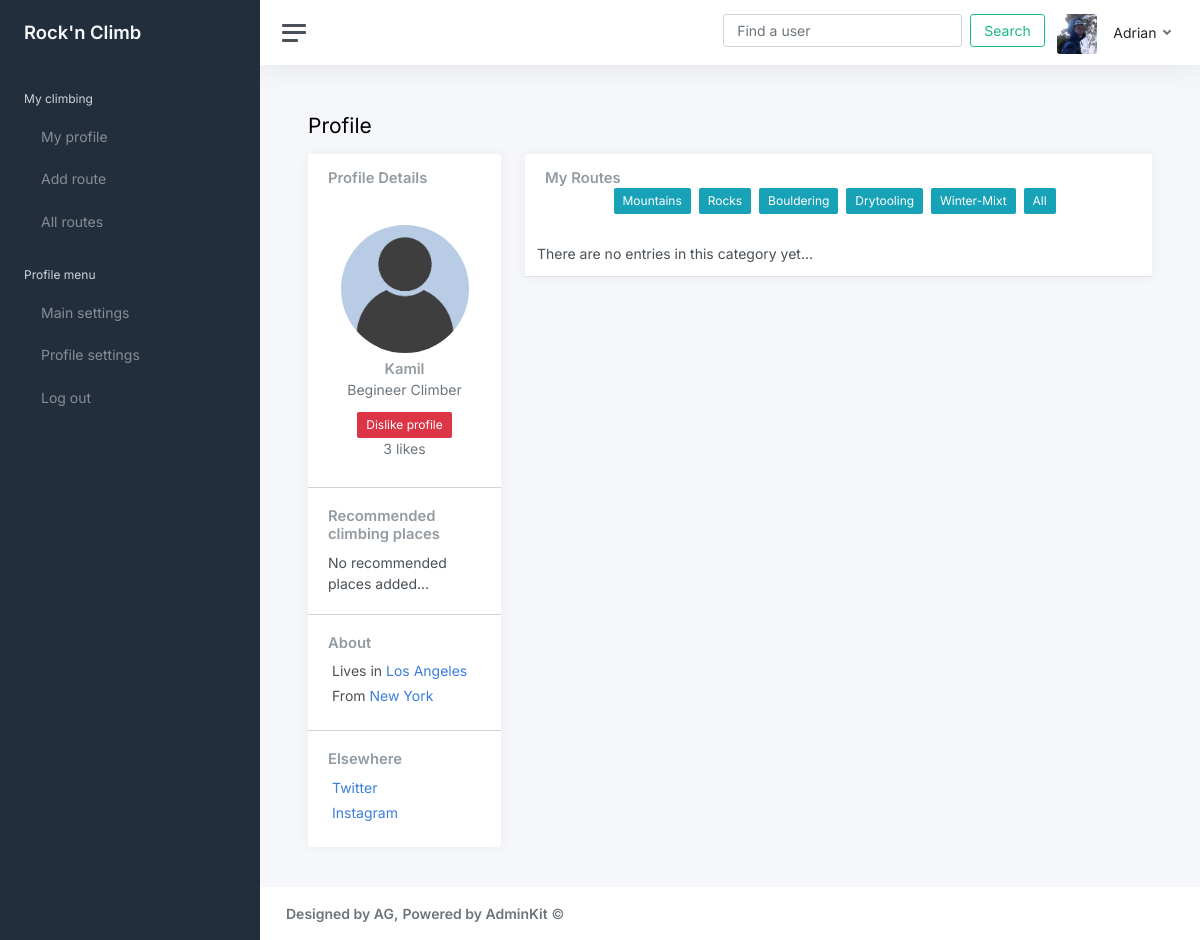
The app's page /searched_profile/all/15/ (signed in) with its own data.
### members/models.py (models this page shows, shortened)
class UserProfile(models.Model):
    user = models.OneToOneField(User, null=True,blank=True, related_name='userprofile', on_delete=models.CASCADE)
    photo = models.ImageField(null=True,blank=True,upload_to='profile_photos')
    twitter_url = models.CharField(max_length=200, null=True, blank=True)
    facebook_url = models.CharField(max_length=200, null=True, blank=True)
    instagram_url = models.CharField(max_length=200, null=True, blank=True)
    where_from = models.CharField(max_length=200, null=True, blank=True)
    where_lives = models.CharField(max_length=200, null=True, blank=True)
    best_places = TaggableManager(blank=True)
    likes = models.ManyToManyField(User,related_name='user_likes',blank=True,null=True)
    def total_likes(self):
        return self.likes.count

### routes/models.py (models this page shows)
class Category(models.Model):
    category = models.CharField(max_length=100)
    def __str__(self):
        return self.category

### routes/views.py (the view, shortened to what this page needs)
# urls.py: path('searched_profile/<str:category>/<int:id>/',searched_profile,name='searched_profile'),
@login_required
def searched_profile(request,category,id):
    user=User.objects.get(pk=id)
    all_routes = ClimbingRoutes.objects.filter(user=user).order_by('-added')
    user_info = get_object_or_404(User, pk=id)
    total_routes=all_routes.count()
    user_level=user_level_counting(total_routes)
    total_likes=user_info.userprofile.total_likes()
    people_liking_profile = user_info.userprofile.likes.all()
    if user_info.userprofile.likes.filter(id=request.user.id).exists():
        can_like='False'
    else:
        can_like='True'
    categories = Category.objects.all()
    if category == 'all':
        return render(request, 'searched_profile.html',{'all_routes': all_routes, 'categories': categories,
                                                        'actual_category': category,'user_info': user_info,
                                                        'total_likes':total_likes,'can_like':can_like,
                                                        'people_liking_profile':people_liking_profile,
                                                        'user_level':user_level})

### routes/views.py (called while the page is built)
def user_level_counting(total_routes):
    if total_routes <= 30:
        user_level = 'Begineer'
    elif total_routes > 30 and total_routes<=60:
        user_level = 'Semi'
    elif total_routes > 60 and total_routes<=100:
        user_level = 'Advanced'
    elif total_routes > 100:
        user_level = 'Pro'
    return user_level

### Templates/searched_profile.html (shortened to what this page needs)
{% extends 'main.html' %}
{% load static %}
{% block body %}
			<main class="content">
				<div class="container-fluid p-0">
					<div class="mb-3">
						<h1 class="h3 d-inline align-middle">Profile</h1>
					</div>
					<div class="row">
						<div class="col-md-4 col-xl-3">
							<div class="card mb-3">
								<div class="card-header">
									<h5 class="card-title mb-0">Profile Details</h5>
								</div>
								<div class="card-body text-center">
									{% if user_info.userprofile.photo %}
										<img src="{{user_info.userprofile.photo.url}}" class="img-fluid rounded-circle mb-2" width="128" height="128" />
									{% else %}
										<img src="{% static 'images/anonymous-user.png' %}" class="img-fluid rounded-circle mb-2" width="128" height="128" />
									{% endif %}
									<h5 class="card-title mb-0">{{user_info.username|title}}</h5>
									<div class="text-muted mb-2">{{user_level}} Climber<br>
									</div>
									{% if user.id != user_info.id %}
										<div>
											<form method="post" action="{% url 'like_profile' user_info.id %}">
												{% if can_like == 'True' %}
													<button type="submit" class="btn btn-sm btn-success mt-1"><i class="feather-sm" data-feather="heart"></i> Like profile</button>
												{% else %}
													<button type="submit" class="btn btn-sm btn-danger mt-1"> Dislike profile</button>
												{% endif %}
											</form>
                                            <div class="text-muted mb-2">
                                                {% if total_likes == 1 %}
                                                    <a data-bs-toggle="modal" data-bs-target="#collapseLikes" class="text-muted mb-2" style="text-decoration:none">{{total_likes}} like</a>
                                                {% else %}
                                                     <a data-bs-toggle="modal" data-bs-target="#collapseLikes" class="text-muted mb-2" style="text-decoration:none">{{total_likes}} likes</a>
                                                {% endif %}
                                            </div>
										</div>
									{% endif %}
								</div>
								<hr class="my-0" />
								<div class="card-body">
									<h5 class="h6 card-title">Recommended climbing places</h5>
									{% if user_info.userprofile.best_places.all %}
										{% for place in user_info.userprofile.best_places.all %}
											<span class="badge bg-primary me-1 my-1">{{place|title}}</span>
										{% endfor %}
									{% else %}
										No recommended places added...
									{% endif %}
								</div>
								<hr class="my-0" />
								<div class="card-body">
									<h5 class="h6 card-title">About</h5>
									<ul class="list-unstyled mb-0">
										{% if user_info.userprofile.where_lives or user_info.userprofile.where_from %}
											{% if user_info.userprofile.where_lives %}
												<li class="mb-1">
													Lives in <a href="https://www.google.com/maps/place/{{user_info.userprofile.where_lives}}">{{user_info.userprofile.where_lives}}</a>
												</li>
											{% endif %}
											{% if user_info.userprofile.where_from %}
												<li class="mb-1">
													From <a href="https://www.google.com/maps/place/{{user_info.userprofile.where_from}}">{{user_info.userprofile.where_from}}</a>
												</li>
											{% endif %}
										{% else %}
											No info to display...
										{% endif %}
									</ul>
								</div>
								<hr class="my-0" />
								<div class="card-body">
									<h5 class="h6 card-title">Elsewhere</h5>
									<ul class="list-unstyled mb-0">
										{% if user_info.userprofile.twitter_url or user_info.userprofile.facebook_url or user_info.userprofile.instagram_url %}
											{% if user_info.userprofile.twitter_url %}
												<li class="mb-1">
													<a href="{{user_info.userprofile.twitter_url}}" style="text-decoration:none"> Twitter </a>
												</li>
											{% endif %}
											{% if user_info.userprofile.instagram_url %}
											<li class="mb-1">
												<a href="{{user_info.userprofile.instagram_url}}" style="text-decoration:none"> Instagram  </a>
											</li>
											{% endif %}
										{% else %}
											No info to display...
										{% endif %}
									</ul>
								</div>
							</div>
						</div>
						<div class="col-md-8 col-xl-9">
							<div class="card flex-fill">
								<div class="card-header">
									<h5 class="card-title mb-0">My Routes</h5>
                                    <ul class="nav justify-content-center">
                                        {% for category in categories %}
											<li class="nav-item">
												<a href="{% url 'searched_profile' category user_info.id %}"><button type="button" class="btn btn-info btn-sm">{{category}}</button></a>&nbsp&nbsp
											</li>
                                        {% endfor %}
                                        <a href="{% url 'searched_profile' 'all' user_info.id %}"><button type="button" class="btn btn-info btn-sm">All</button></a>&nbsp&nbsp
                                    </ul>
								</div>
								<table class="table table-hover my-0">
									<tbody>
										{% if all_routes %}
											{% for route in all_routes %}
												<tr>
													<td>
														<a href="{% url 'route_detail' route.id %}" style="color:inherit;text-decoration:none">{{route.route_name}}</a>
                                                    </td>
													<td class="d-none d-xl-table-cell">{{route.official_grade}}</td>
													<td class="d-none d-xl-table-cell">{{route.category}}</td>
													<td><span class="badge bg-success">{{route.user}}</span></td>
													<td class="d-none d-md-table-cell">{{route.added}}</td>
												</tr>
											{% endfor %}
										{% else %}
											<tr>
												<td>There are no entries in this category yet...</td>
											</tr>
										{% endif %}
									</tbody>
								</table>
							</div>
						</div>
					</div>
				</div>
			</main>
{% endblock %}

### Templates/main.html (shortened to what this page needs)
<!DOCTYPE html>
<html lang="en">
<head>
  {% load static %}
	<link rel="stylesheet" href="{% static 'style.css' %}" >
	<link rel="stylesheet" href="{% static 'modal.css' %}" >
</head>
<body>
	<div class="wrapper">
		<nav id="sidebar" class="sidebar js-sidebar">
			<div class="sidebar-content js-simplebar">
				<a class="sidebar-brand" href="{% url 'main_dashboard' %}"><span class="align-middle">Rock'n Climb</span></a>
				<ul class="sidebar-nav">
					{% if user.is_authenticated %}
                  	<li class="sidebar-header">
						My climbing
					</li>
					{% if 'my_profile' in request.path %}
						<li class="sidebar-item active">
							<a class="sidebar-link" href="{% url 'my_profile' 'all' %}"><i class="align-middle" data-feather="user"></i> <span class="align-middle">My profile</span></a>
						</li>
					{% else %}
						<li class="sidebar-item">
							<a class="sidebar-link" href="{% url 'my_profile' 'all' %}"> <span class="align-middle">My profile</span></a>
						</li>
					{% endif %}
					{% if 'add_route' in request.path %}
						<li class="sidebar-item active">
							<a class="sidebar-link" href="{% url 'add_route' %}"><i class="align-middle" data-feather="check-square"></i> <span class="align-middle">Add route</span></a>
						</li>
					{% else %}
						<li class="sidebar-item">
							<a class="sidebar-link" href="{% url 'add_route' %}"> <span class="align-middle">Add route</span></a>
						</li>
					{% endif %}
					{% if 'routes' in request.path %}
						<li class="sidebar-item active">
							<a class="sidebar-link" href="{% url 'all_routes' 'all' %}"><i class="align-middle" data-feather="book"></i> <span class="align-middle">All routes</span></a>
						</li>
					{% else %}
						<li class="sidebar-item">
							<a class="sidebar-link" href="{% url 'all_routes' 'all' %}"> <span class="align-middle">All routes</span></a>
						</li>
					{% endif %}
					{% endif %}
					<li class="sidebar-header">
						Profile menu
					</li>
					{% if user.is_authenticated %}
					{% if 'main_settings' in request.path %}
						<li class="sidebar-item active">
							<a class="sidebar-link" href="{% url 'main_settings' %}"><i class="align-middle" data-feather="settings"></i> <span class="align-middle">Main settings</span></a>
						</li>
					{% else %}
						<li class="sidebar-item">
							<a class="sidebar-link" href="{% url 'main_settings' %}"> <span class="align-middle">Main settings</span></a>
						</li>
					{% endif %}
					{% if 'profile_settings' in request.path %}
						<li class="sidebar-item active">
							<a class="sidebar-link" href="{% url 'profile_settings' %}"><i class="align-middle" data-feather="user-check"></i> <span class="align-middle">Profile settings</span></a>
						</li>
					{% else %}
						<li class="sidebar-item">
							<a class="sidebar-link" href="{% url 'profile_settings' %}"> <span class="align-middle">Profile settings</span></a>
						</li>
					{% endif %}
					{% endif %}
					{% if user.is_authenticated %}
						<li class="sidebar-item">
							<a class="sidebar-link" href="{% url 'logout_user' %}"> <span class="align-middle">Log out</span></a>
						</li>
					{% else %}
						<li class="sidebar-item">
							<a class="sidebar-link" href="{% url 'login_user' %}"><i class="align-middle" data-feather="log-in"></i> <span class="align-middle">Sign In</span></a>
						</li>
					{% endif %}
				</ul>
			</div>
		</nav>
		<div class="main">
			<nav class="navbar navbar-expand navbar-light navbar-bg">
				<a class="sidebar-toggle js-sidebar-toggle"><i class="hamburger align-self-center"></i></a>
				{% if user.is_authenticated %}
				<div class="navbar-collapse collapse">
					<ul class="navbar-nav navbar-align">
						<li>
							<nav>
							  <div class="container-fluid">
								<form class="d-flex" action="{% url 'find_user' %}" method="POST">
								  <input class="form-control me-2" type="text" placeholder="Find a user" name="search_user" id="search_user" aria-label="Search">
								  <button class="btn btn-outline-success" type="submit">Search</button>
								</form>
							  </div>
							</nav>
						</li>
						<li class="nav-item dropdown">
							{% if user.userprofile.photo %}
								<img src="{{user.userprofile.photo.url}}" class="avatar img-fluid rounded me-1" alt="Profile photo" />
							{% else %}
								<img src="{% static 'images/anonymous-user.png' %}" class="avatar img-fluid rounded me-1" alt="Profile photo" />
							{% endif %}
							<a class="nav-link dropdown-toggle d-none d-sm-inline-block" href="#" data-bs-toggle="dropdown">
								<span class="text-dark">{{user|title}}</span>
                            </a>
						</li>
					</ul>
				</div>
				{% endif %}
			</nav>
			{% block body %}
			{% endblock %}
			<footer class="footer">
				<div class="container-fluid">
					<div class="row text-muted">
						<div class="col-6 text-start">
							<p class="mb-0">
                              <strong>Designed by AG,</strong> <a class="text-muted" href="https://adminkit.io/" target="_blank"><strong>Powered by AdminKit</strong></a> &copy;
							</p>
						</div>
					</div>
				</div>
			</footer>
		</div>
	</div>
</body>
</html>

### records on screen
Category: category "Mountains"
Category: category "Rocks"
Category: category "Bouldering"
Category: category "Drytooling"
Category: category "Winter-Mixt"

### other values on screen
{{ user|title }} "Adrian"
{{ user_info.username|title }} "Kamil"
{{ user_level }} "Begineer"
{{ total_likes }} "3"
{{ user_info.userprofile.where_lives }} "Los Angeles"
{{ user_info.userprofile.where_from }} "New York"
